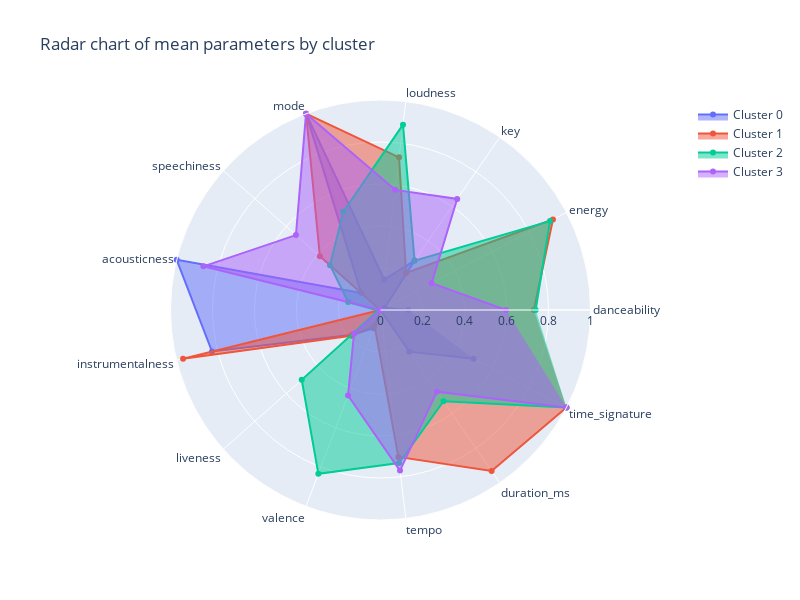

Notebook source saved alongside this figure:
### Code cell
# State the label for each arm of the chart
categories = ['danceability', 'energy', 'key', 'loudness',
       ' mode', 'speechiness', 'acousticness', 'instrumentalness', 'liveness', 'valence', 'tempo', 'duration_ms', 'time_signature']

# Create an empty list to store the objects
trace_objects = []

# Iterate over the unique cluster numbers and add an object for each cluster to the list
for cluster in sorted(songs_df_minmax['cluster'].unique()):
  cluster_parameter_means = go.Scatterpolar(
    r=[songs_df_minmax.loc[songs_df_minmax["cluster"] == cluster, 'danceability'].mean(),
      songs_df_minmax.loc[songs_df_minmax["cluster"] == cluster, 'energy'].mean(),
      songs_df_minmax.loc[songs_df_minmax["cluster"] == cluster, 'key'].mean(),
      songs_df_minmax.loc[songs_df_minmax["cluster"] == cluster, 'loudness'].mean(),
      songs_df_minmax.loc[songs_df_minmax["cluster"] == cluster, 'mode'].mean(),
      songs_df_minmax.loc[songs_df_minmax["cluster"] == cluster, 'speechiness'].mean(),
      songs_df_minmax.loc[songs_df_minmax["cluster"] == cluster, 'acousticness'].mean(),
      songs_df_minmax.loc[songs_df_minmax["cluster"] == cluster, 'instrumentalness'].mean(),
      songs_df_minmax.loc[songs_df_minmax["cluster"] == cluster, 'liveness'].mean(),
      songs_df_minmax.loc[songs_df_minmax["cluster"] == cluster, 'valence'].mean(),
      songs_df_minmax.loc[songs_df_minmax["cluster"] == cluster, 'tempo'].mean(),
      songs_df_minmax.loc[songs_df_minmax["cluster"] == cluster, 'duration_ms'].mean(),
      songs_df_minmax.loc[songs_df_minmax["cluster"] == cluster, 'time_signature'].mean()],
    theta=categories,
    fill='toself',
    name=f'Cluster {cluster}'
  )
  trace_objects.append(cluster_parameter_means)

# Add the objects to the figure
fig = go.Figure()
fig.add_traces(trace_objects)

# Add extras to the plot such as title
# You'll always need `polar=dict(radialaxis=dict(visible=True,range=[0, 1]))` when creating a radar plot
fig.update_layout(
  title_text = 'Radar chart of mean parameters by cluster',
  height = 600,
  width = 800,
  polar=dict(
    radialaxis=dict(
      visible=True,
      range=[0, 1]
    )),
  showlegend=True
)

# Show the initialised plot and the layers
fig.show()

### Figure 1 — Plotly figure (JSON) as saved in the notebook; plotly's stock layout.template omitted (floating-point values rounded to 4 significant figures)
{"data": [{"fill": "toself", "name": "Cluster 0", "r": [0.1327, 0.02187, 0.2857, 0.1462, 1, 0.1231, 0.9995, 0.8264, 0.177, 0.0932, 0.0002418, 0.2411, 0.5], "theta": ["danceability", "energy", "key", "loudness", " mode", "speechiness", "acousticness", "instrumentalness", "liveness", "valence", "tempo", "duration_ms", "time_signature"], "type": "scatterpolar"}, {"fill": "toself", "name": "Cluster 1", "r": [0.7301, 0.9274, 0.2143, 0.7325, 1, 0.3856, 0.001186, 0.9682, 0.1855, 0.07932, 0.7048, 0.9316, 1], "theta": ["danceability", "energy", "key", "loudness", " mode", "speechiness", "acousticness", "instrumentalness", "liveness", "valence", "tempo", "duration_ms", "time_signature"], "type": "scatterpolar"}, {"fill": "toself", "name": "Cluster 2", "r": [0.7389, 0.9117, 0.2857, 0.8889, 0.5, 0.3214, 0.1584, 0.01072, 0.5011, 0.8344, 0.7341, 0.528, 1], "theta": ["danceability", "energy", "key", "loudness", " mode", "speechiness", "acousticness", "instrumentalness", "liveness", "valence", "tempo", "duration_ms", "time_signature"], "type": "scatterpolar"}, {"fill": "toself", "name": "Cluster 3", "r": [0.598, 0.275, 0.6429, 0.5762, 1, 0.538, 0.8688, 0.0009091, 0.1686, 0.4358, 0.7703, 0.4724, 1], "theta": ["danceability", "energy", "key", "loudness", " mode", "speechiness", "acousticness", "instrumentalness", "liveness", "valence", "tempo", "duration_ms", "time_signature"], "type": "scatterpolar"}], "layout": {"height": 600, "polar": {"radialaxis": {"range": [0, 1], "visible": true}}, "showlegend": true, "title": {"text": "Radar chart of mean parameters by cluster"}, "width": 800}}
